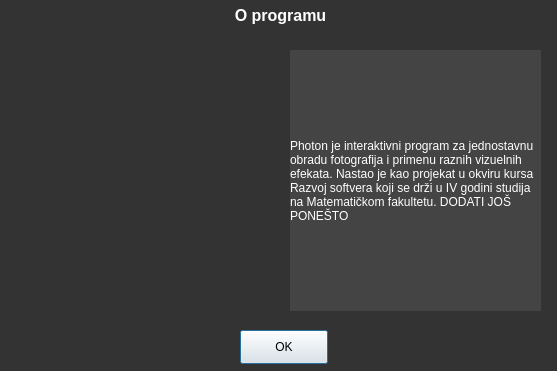
<?xml version="1.0" encoding="UTF-8"?>
<ui version="4.0">
 <class>oProgramuDialog</class>
 <widget class="QDialog" name="oProgramuDialog">
  <property name="geometry">
   <rect>
    <x>0</x>
    <y>0</y>
    <width>557</width>
    <height>371</height>
   </rect>
  </property>
  <property name="windowTitle">
   <string>Dialog</string>
  </property>
  <property name="styleSheet">
   <string notr="true">QDialog{
	background-color: #333333;
	color: white;
}</string>
  </property>
  <widget class="QLabel" name="label">
   <property name="geometry">
    <rect>
     <x>10</x>
     <y>0</y>
     <width>541</width>
     <height>31</height>
    </rect>
   </property>
   <property name="font">
    <font>
     <pointsize>12</pointsize>
     <weight>75</weight>
     <bold>true</bold>
    </font>
   </property>
   <property name="styleSheet">
    <string notr="true">QLabel{
	Color: white;
}</string>
   </property>
   <property name="text">
    <string>O programu</string>
   </property>
   <property name="alignment">
    <set>Qt::AlignCenter</set>
   </property>
  </widget>
  <widget class="LabelImage" name="label_2">
   <property name="geometry">
    <rect>
     <x>20</x>
     <y>50</y>
     <width>261</width>
     <height>261</height>
    </rect>
   </property>
   <property name="text">
    <string/>
   </property>
   <property name="pixmap">
    <pixmap resource="logo.qrc">:/logo/logo/logo.png</pixmap>
   </property>
   <property name="scaledContents">
    <bool>true</bool>
   </property>
  </widget>
  <widget class="QLabel" name="label_3">
   <property name="geometry">
    <rect>
     <x>290</x>
     <y>50</y>
     <width>251</width>
     <height>261</height>
    </rect>
   </property>
   <property name="autoFillBackground">
    <bool>false</bool>
   </property>
   <property name="styleSheet">
    <string notr="true">QLabel{
	Background-color: #444444;
	Color: white;
	Text-size: 10px;
}</string>
   </property>
   <property name="text">
    <string>Photon je interaktivni program za jednostavnu obradu fotografija i primenu raznih vizuelnih efekata. Nastao je kao projekat u okviru kursa Razvoj softvera koji se drži u IV godini studija na Matematičkom fakultetu. DODATI JOŠ PONEŠTO</string>
   </property>
   <property name="scaledContents">
    <bool>true</bool>
   </property>
   <property name="wordWrap">
    <bool>true</bool>
   </property>
   <property name="margin">
    <number>10</number>
   </property>
   <property name="indent">
    <number>0</number>
   </property>
  </widget>
  <widget class="QPushButton" name="pushButton">
   <property name="geometry">
    <rect>
     <x>240</x>
     <y>330</y>
     <width>88</width>
     <height>34</height>
    </rect>
   </property>
   <property name="text">
    <string>OK</string>
   </property>
  </widget>
 </widget>
 <customwidgets>
  <customwidget>
   <class>LabelImage</class>
   <extends>QLabel</extends>
   <header>label_image.h</header>
  </customwidget>
 </customwidgets>
 <resources>
  <include location="logo.qrc"/>
  <include location="logo.qrc"/>
 </resources>
 <connections/>
</ui>
